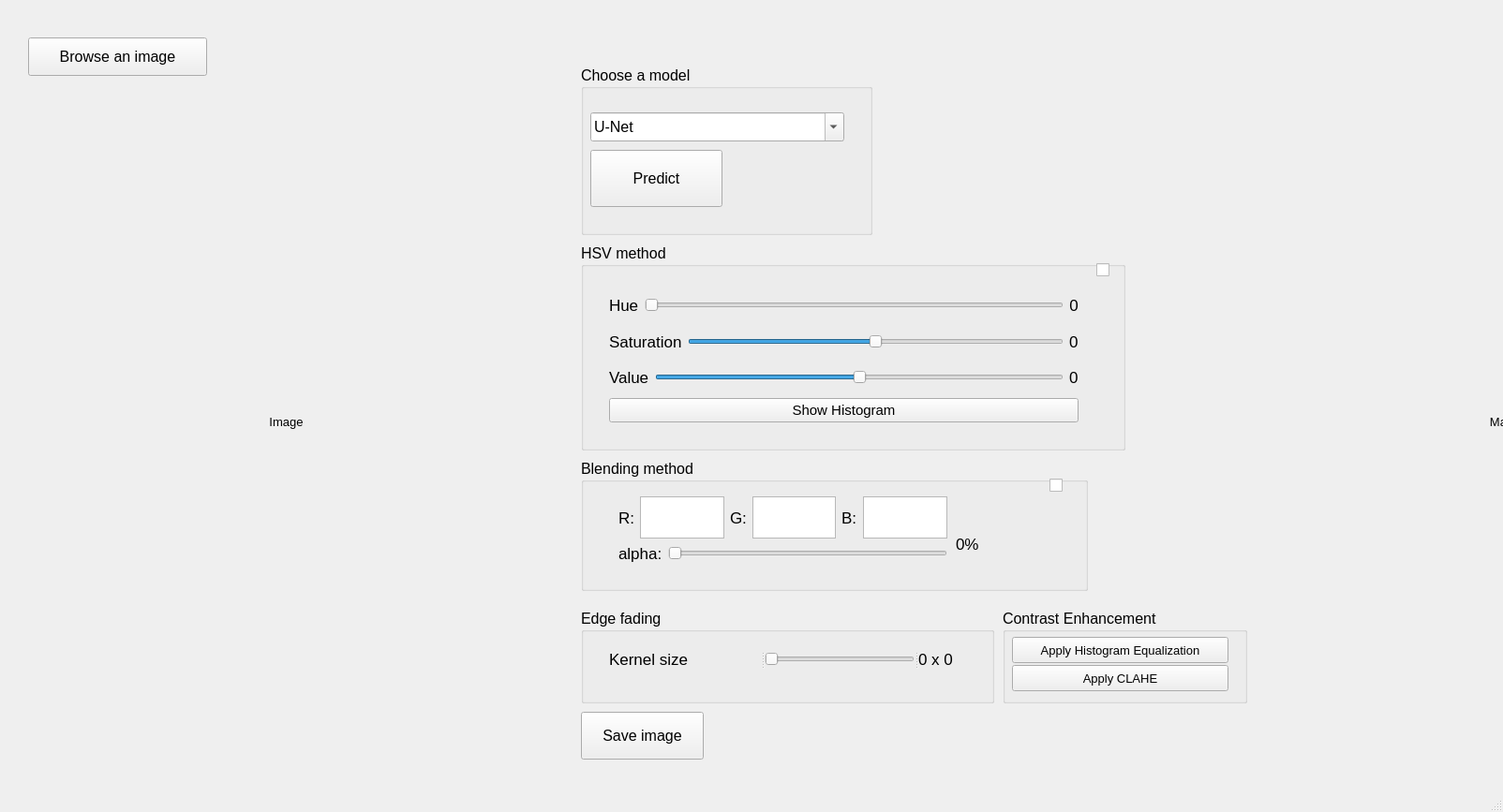
<?xml version="1.0" encoding="UTF-8"?>
<ui version="4.0">
 <class>MainWindow</class>
 <widget class="QMainWindow" name="MainWindow">
  <property name="geometry">
   <rect>
    <x>0</x>
    <y>0</y>
    <width>1604</width>
    <height>867</height>
   </rect>
  </property>
  <property name="cursor">
   <cursorShape>ArrowCursor</cursorShape>
  </property>
  <property name="windowTitle">
   <string>MainWindow</string>
  </property>
  <widget class="QWidget" name="centralwidget">
   <widget class="QLabel" name="image_container">
    <property name="geometry">
     <rect>
      <x>40</x>
      <y>140</y>
      <width>531</width>
      <height>621</height>
     </rect>
    </property>
    <property name="font">
     <font>
      <pointsize>10</pointsize>
     </font>
    </property>
    <property name="text">
     <string>Image</string>
    </property>
    <property name="alignment">
     <set>Qt::AlignCenter</set>
    </property>
   </widget>
   <widget class="QLabel" name="mask_container">
    <property name="geometry">
     <rect>
      <x>1340</x>
      <y>140</y>
      <width>531</width>
      <height>621</height>
     </rect>
    </property>
    <property name="font">
     <font>
      <pointsize>10</pointsize>
     </font>
    </property>
    <property name="text">
     <string>Mask</string>
    </property>
    <property name="alignment">
     <set>Qt::AlignCenter</set>
    </property>
   </widget>
   <widget class="QPushButton" name="pushButton_browse_image">
    <property name="geometry">
     <rect>
      <x>30</x>
      <y>40</y>
      <width>191</width>
      <height>41</height>
     </rect>
    </property>
    <property name="font">
     <font>
      <pointsize>12</pointsize>
     </font>
    </property>
    <property name="text">
     <string>Browse an image</string>
    </property>
   </widget>
   <widget class="QGroupBox" name="groupBox">
    <property name="geometry">
     <rect>
      <x>620</x>
      <y>490</y>
      <width>541</width>
      <height>141</height>
     </rect>
    </property>
    <property name="font">
     <font>
      <pointsize>12</pointsize>
     </font>
    </property>
    <property name="title">
     <string>Blending method</string>
    </property>
    <widget class="QWidget" name="layoutWidget">
     <property name="geometry">
      <rect>
       <x>40</x>
       <y>40</y>
       <width>351</width>
       <height>71</height>
      </rect>
     </property>
     <layout class="QVBoxLayout" name="verticalLayout_2">
      <item>
       <layout class="QHBoxLayout" name="horizontalLayout_4">
        <item>
         <widget class="QLabel" name="label_R">
          <property name="font">
           <font>
            <pointsize>13</pointsize>
           </font>
          </property>
          <property name="text">
           <string>R:</string>
          </property>
         </widget>
        </item>
        <item>
         <widget class="QTextEdit" name="red_value">
          <property name="font">
           <font>
            <pointsize>12</pointsize>
           </font>
          </property>
         </widget>
        </item>
        <item>
         <widget class="QLabel" name="label_G">
          <property name="font">
           <font>
            <pointsize>13</pointsize>
           </font>
          </property>
          <property name="text">
           <string>G:</string>
          </property>
         </widget>
        </item>
        <item>
         <widget class="QTextEdit" name="green_value">
          <property name="font">
           <font>
            <pointsize>12</pointsize>
           </font>
          </property>
         </widget>
        </item>
        <item>
         <widget class="QLabel" name="label_B">
          <property name="font">
           <font>
            <pointsize>13</pointsize>
           </font>
          </property>
          <property name="text">
           <string>B:</string>
          </property>
         </widget>
        </item>
        <item>
         <widget class="QTextEdit" name="blue_vaue"/>
        </item>
       </layout>
      </item>
      <item>
       <layout class="QHBoxLayout" name="horizontalLayout_5">
        <item>
         <widget class="QLabel" name="alpha_value">
          <property name="font">
           <font>
            <pointsize>13</pointsize>
           </font>
          </property>
          <property name="text">
           <string>alpha:</string>
          </property>
         </widget>
        </item>
        <item>
         <widget class="QSlider" name="alpha_slider">
          <property name="maximum">
           <number>100</number>
          </property>
          <property name="singleStep">
           <number>5</number>
          </property>
          <property name="orientation">
           <enum>Qt::Horizontal</enum>
          </property>
         </widget>
        </item>
       </layout>
      </item>
     </layout>
    </widget>
    <widget class="QLabel" name="label_3">
     <property name="geometry">
      <rect>
       <x>400</x>
       <y>80</y>
       <width>55</width>
       <height>21</height>
      </rect>
     </property>
     <property name="font">
      <font>
       <pointsize>13</pointsize>
      </font>
     </property>
     <property name="text">
      <string>0%</string>
     </property>
    </widget>
    <widget class="QCheckBox" name="blending_checkbox">
     <property name="geometry">
      <rect>
       <x>500</x>
       <y>20</y>
       <width>16</width>
       <height>16</height>
      </rect>
     </property>
     <property name="text">
      <string/>
     </property>
    </widget>
   </widget>
   <widget class="QGroupBox" name="groupBox_2">
    <property name="geometry">
     <rect>
      <x>620</x>
      <y>260</y>
      <width>581</width>
      <height>221</height>
     </rect>
    </property>
    <property name="font">
     <font>
      <pointsize>12</pointsize>
     </font>
    </property>
    <property name="title">
     <string>HSV method</string>
    </property>
    <widget class="QCheckBox" name="hsv_checkbox">
     <property name="geometry">
      <rect>
       <x>550</x>
       <y>20</y>
       <width>16</width>
       <height>16</height>
      </rect>
     </property>
     <property name="text">
      <string/>
     </property>
    </widget>
    <widget class="QWidget" name="layoutWidget">
     <property name="geometry">
      <rect>
       <x>30</x>
       <y>50</y>
       <width>501</width>
       <height>141</height>
      </rect>
     </property>
     <layout class="QVBoxLayout" name="verticalLayout">
      <item>
       <layout class="QHBoxLayout" name="horizontalLayout">
        <item>
         <widget class="QLabel" name="hue_label">
          <property name="font">
           <font>
            <pointsize>13</pointsize>
           </font>
          </property>
          <property name="text">
           <string>Hue</string>
          </property>
         </widget>
        </item>
        <item>
         <widget class="QSlider" name="hue_slider">
          <property name="maximum">
           <number>180</number>
          </property>
          <property name="orientation">
           <enum>Qt::Horizontal</enum>
          </property>
         </widget>
        </item>
        <item>
         <widget class="QLabel" name="hue_value">
          <property name="font">
           <font>
            <pointsize>13</pointsize>
           </font>
          </property>
          <property name="text">
           <string>0</string>
          </property>
          <property name="alignment">
           <set>Qt::AlignCenter</set>
          </property>
         </widget>
        </item>
       </layout>
      </item>
      <item>
       <layout class="QHBoxLayout" name="horizontalLayout_2">
        <item>
         <widget class="QLabel" name="saturation_label">
          <property name="font">
           <font>
            <pointsize>13</pointsize>
           </font>
          </property>
          <property name="text">
           <string>Saturation</string>
          </property>
         </widget>
        </item>
        <item>
         <widget class="QSlider" name="saturation_slider">
          <property name="minimum">
           <number>-150</number>
          </property>
          <property name="maximum">
           <number>150</number>
          </property>
          <property name="orientation">
           <enum>Qt::Horizontal</enum>
          </property>
         </widget>
        </item>
        <item>
         <widget class="QLabel" name="saturation_value">
          <property name="font">
           <font>
            <pointsize>13</pointsize>
           </font>
          </property>
          <property name="text">
           <string>0</string>
          </property>
         </widget>
        </item>
       </layout>
      </item>
      <item>
       <layout class="QHBoxLayout" name="horizontalLayout_3">
        <item>
         <widget class="QLabel" name="value_label">
          <property name="font">
           <font>
            <pointsize>13</pointsize>
           </font>
          </property>
          <property name="text">
           <string>Value</string>
          </property>
         </widget>
        </item>
        <item>
         <widget class="QSlider" name="value_slider">
          <property name="minimum">
           <number>-150</number>
          </property>
          <property name="maximum">
           <number>150</number>
          </property>
          <property name="orientation">
           <enum>Qt::Horizontal</enum>
          </property>
         </widget>
        </item>
        <item>
         <widget class="QLabel" name="value_value">
          <property name="font">
           <font>
            <pointsize>13</pointsize>
           </font>
          </property>
          <property name="text">
           <string>0</string>
          </property>
         </widget>
        </item>
       </layout>
      </item>
      <item>
       <widget class="QPushButton" name="pushButton_3">
        <property name="font">
         <font>
          <pointsize>11</pointsize>
         </font>
        </property>
        <property name="text">
         <string>Show Histogram</string>
        </property>
       </widget>
      </item>
     </layout>
    </widget>
   </widget>
   <widget class="QGroupBox" name="groupBox_3">
    <property name="geometry">
     <rect>
      <x>620</x>
      <y>650</y>
      <width>441</width>
      <height>101</height>
     </rect>
    </property>
    <property name="font">
     <font>
      <pointsize>12</pointsize>
     </font>
    </property>
    <property name="title">
     <string>Edge fading</string>
    </property>
    <widget class="QSplitter" name="splitter">
     <property name="geometry">
      <rect>
       <x>30</x>
       <y>40</y>
       <width>401</width>
       <height>27</height>
      </rect>
     </property>
     <property name="orientation">
      <enum>Qt::Horizontal</enum>
     </property>
     <widget class="QLabel" name="label">
      <property name="font">
       <font>
        <pointsize>13</pointsize>
       </font>
      </property>
      <property name="text">
       <string>Kernel size</string>
      </property>
     </widget>
     <widget class="QSlider" name="kernel_slider">
      <property name="minimum">
       <number>1</number>
      </property>
      <property name="maximum">
       <number>51</number>
      </property>
      <property name="singleStep">
       <number>2</number>
      </property>
      <property name="orientation">
       <enum>Qt::Horizontal</enum>
      </property>
     </widget>
     <widget class="QLabel" name="label_2">
      <property name="font">
       <font>
        <pointsize>13</pointsize>
       </font>
      </property>
      <property name="text">
       <string>0 x 0</string>
      </property>
     </widget>
    </widget>
   </widget>
   <widget class="QGroupBox" name="groupBox_4">
    <property name="geometry">
     <rect>
      <x>620</x>
      <y>70</y>
      <width>311</width>
      <height>181</height>
     </rect>
    </property>
    <property name="font">
     <font>
      <pointsize>12</pointsize>
     </font>
    </property>
    <property name="title">
     <string>Choose a model</string>
    </property>
    <widget class="QComboBox" name="comboBox">
     <property name="geometry">
      <rect>
       <x>10</x>
       <y>50</y>
       <width>271</width>
       <height>31</height>
      </rect>
     </property>
     <property name="font">
      <font>
       <pointsize>12</pointsize>
      </font>
     </property>
     <property name="editable">
      <bool>true</bool>
     </property>
     <property name="currentText">
      <string>U-Net</string>
     </property>
     <property name="currentIndex">
      <number>0</number>
     </property>
     <item>
      <property name="text">
       <string>U-Net</string>
      </property>
     </item>
     <item>
      <property name="text">
       <string>U-Net dropout</string>
      </property>
     </item>
     <item>
      <property name="text">
       <string>U-Net data augmentation</string>
      </property>
     </item>
     <item>
      <property name="text">
       <string>U-Net pretrained VGG</string>
      </property>
     </item>
    </widget>
    <widget class="QPushButton" name="inference_button">
     <property name="geometry">
      <rect>
       <x>10</x>
       <y>90</y>
       <width>141</width>
       <height>61</height>
      </rect>
     </property>
     <property name="font">
      <font>
       <pointsize>12</pointsize>
      </font>
     </property>
     <property name="text">
      <string>Predict</string>
     </property>
    </widget>
   </widget>
   <widget class="QGroupBox" name="groupBox_5">
    <property name="geometry">
     <rect>
      <x>1070</x>
      <y>650</y>
      <width>261</width>
      <height>101</height>
     </rect>
    </property>
    <property name="font">
     <font>
      <pointsize>12</pointsize>
     </font>
    </property>
    <property name="title">
     <string>Contrast Enhancement</string>
    </property>
    <widget class="QPushButton" name="hist_eq_button">
     <property name="geometry">
      <rect>
       <x>10</x>
       <y>30</y>
       <width>231</width>
       <height>28</height>
      </rect>
     </property>
     <property name="font">
      <font>
       <pointsize>10</pointsize>
      </font>
     </property>
     <property name="text">
      <string>Apply Histogram Equalization</string>
     </property>
    </widget>
    <widget class="QPushButton" name="clahe_button">
     <property name="geometry">
      <rect>
       <x>10</x>
       <y>60</y>
       <width>231</width>
       <height>28</height>
      </rect>
     </property>
     <property name="font">
      <font>
       <pointsize>10</pointsize>
      </font>
     </property>
     <property name="text">
      <string>Apply CLAHE</string>
     </property>
    </widget>
   </widget>
   <widget class="QPushButton" name="save_img_button">
    <property name="geometry">
     <rect>
      <x>620</x>
      <y>760</y>
      <width>131</width>
      <height>51</height>
     </rect>
    </property>
    <property name="font">
     <font>
      <pointsize>12</pointsize>
     </font>
    </property>
    <property name="text">
     <string>Save image</string>
    </property>
   </widget>
   <zorder>groupBox_4</zorder>
   <zorder>groupBox_3</zorder>
   <zorder>image_container</zorder>
   <zorder>mask_container</zorder>
   <zorder>pushButton_browse_image</zorder>
   <zorder>groupBox</zorder>
   <zorder>groupBox_2</zorder>
   <zorder>groupBox_5</zorder>
   <zorder>save_img_button</zorder>
  </widget>
  <widget class="QMenuBar" name="menubar">
   <property name="geometry">
    <rect>
     <x>0</x>
     <y>0</y>
     <width>1604</width>
     <height>26</height>
    </rect>
   </property>
  </widget>
  <widget class="QStatusBar" name="statusbar"/>
 </widget>
 <resources/>
 <connections/>
</ui>
